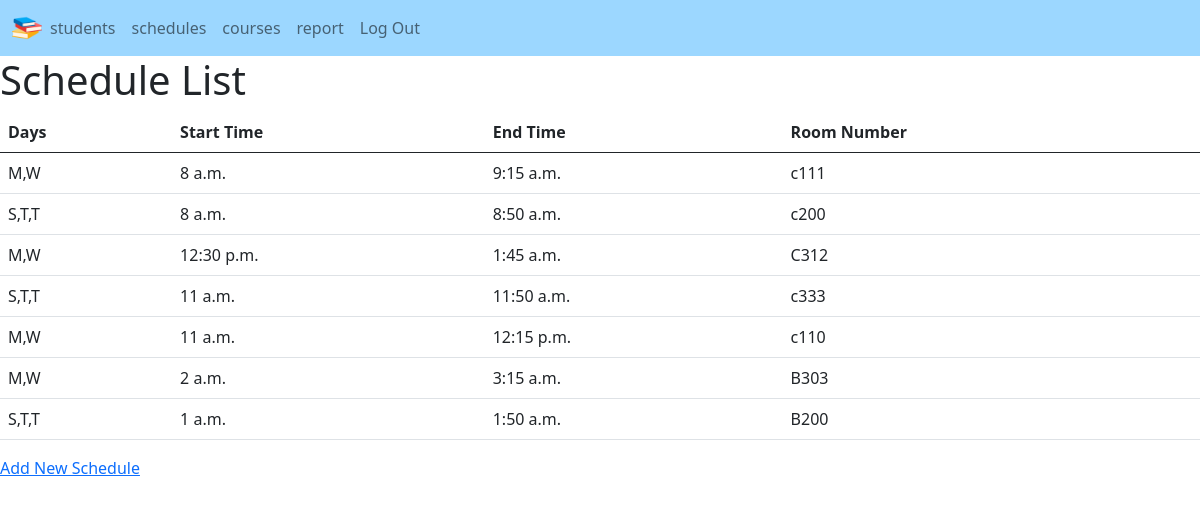
The app's page /schedules/ (signed in) with its own data.
### courses/models.py (models this page shows, shortened)
class CourseSchedule(models.Model):
    DAY_CHOICES = (
        ('S,T,T', 'Sunday, Tuesday, Thursday'),
        ('M,W', 'Monday, Wednesday')
    )
    days = models.CharField(max_length=50, null=True, choices=DAY_CHOICES)
    start_time = models.TimeField(null=True)
    end_time = models.TimeField(null=True)
    room_no = models.CharField(max_length=10, null=True)

### courses/views.py (the view)
# urls.py: path('schedules/', views.schedule_list, name='schedule_list'),
@login_required
@admin_required
def schedule_list(request):
    schedules = CourseSchedule.objects.all()
    return render(request, 'courses/schedule_list.html', {'schedules': schedules})

### courses/templates/courses/schedule_list.html (shortened to what this page needs)
{% extends "courses/mainadmin.html" %}
{% load static %}
{% block content %}
    <h1>Schedule List</h1>
    <table class="table">
        <thead>
            <tr>
                <th>Days</th>
                <th>Start Time</th>
                <th>End Time</th>
                <th>Room Number</th>
            </tr>
        </thead>
        <tbody>
            {% for schedule in schedules %}
                <tr>
                    <td>{{ schedule.days }}</td>
                    <td>{{ schedule.start_time }}</td>
                    <td>{{ schedule.end_time }}</td>
                    <td>{{ schedule.room_no }}</td>
                </tr>
            {% endfor %}
        </tbody>
    </table>
    <a href="{% url 'add_schedule' %}">Add New Schedule</a>
    {% endblock content %}

### records on screen
CourseSchedule: days "M,W", start_time "8 a.m.", end_time "9:15 a.m.", room_no "c111"
CourseSchedule: days "S,T,T", start_time "8 a.m.", end_time "8:50 a.m.", room_no "c200"
CourseSchedule: days "M,W", start_time "12:30 p.m.", end_time "1:45 a.m.", room_no "C312"
CourseSchedule: days "S,T,T", start_time "11 a.m.", end_time "11:50 a.m.", room_no "c333"
CourseSchedule: days "M,W", start_time "11 a.m.", end_time "12:15 p.m.", room_no "c110"
CourseSchedule: days "M,W", start_time "2 a.m.", end_time "3:15 a.m.", room_no "B303"
CourseSchedule: days "S,T,T", start_time "1 a.m.", end_time "1:50 a.m.", room_no "B200"
